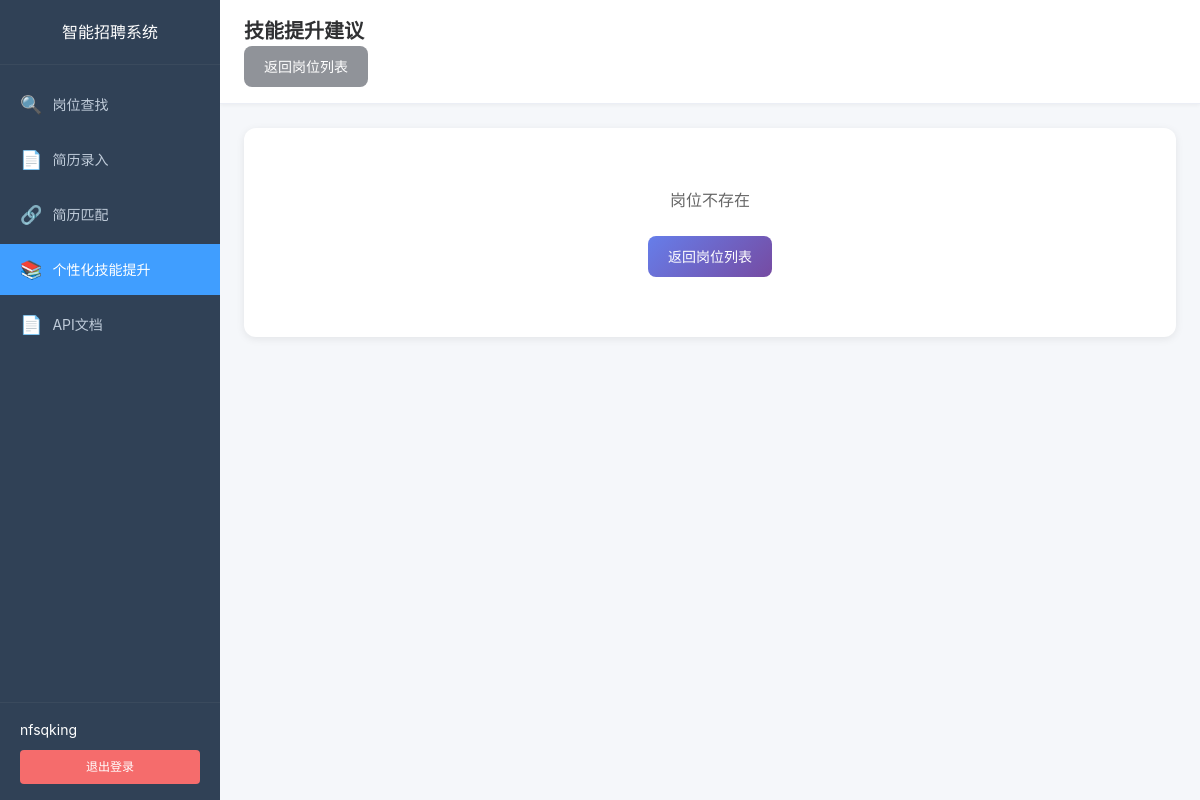
Before: /skill_improvement/suggestion/101 (signed in) with the older database file.
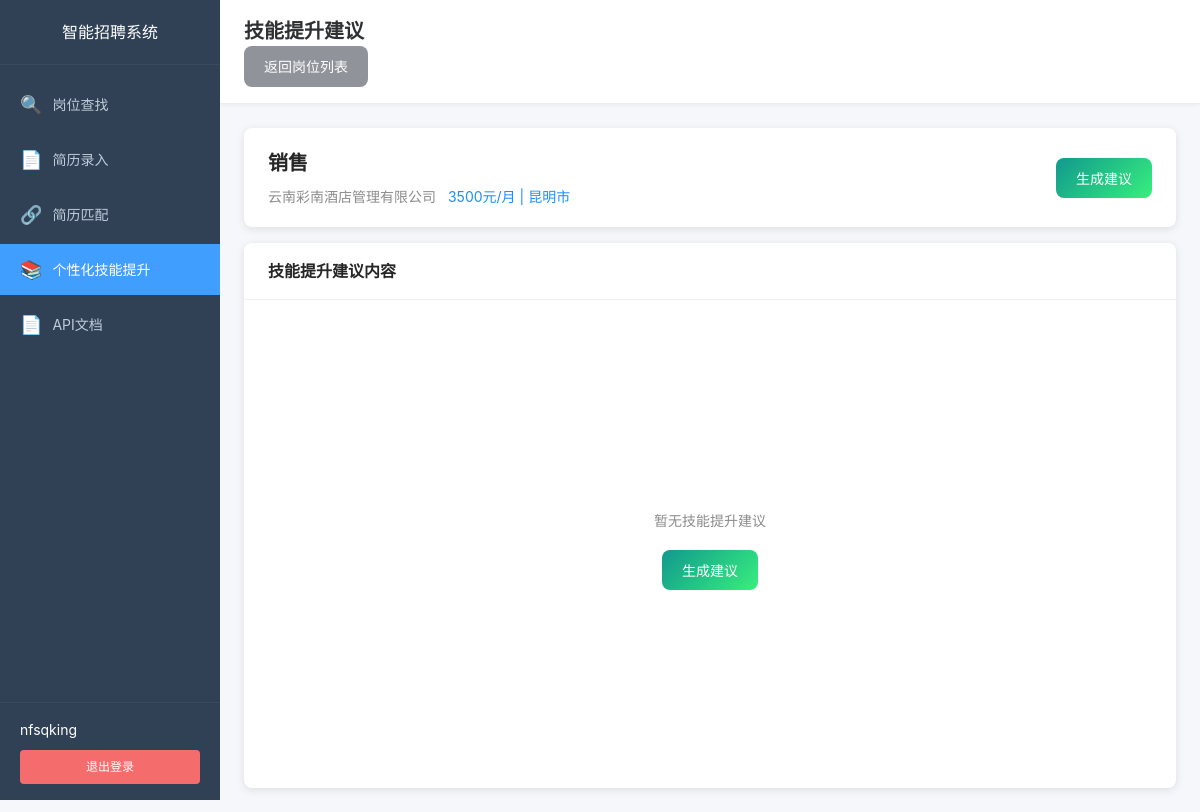
After: the same page with the newer database file.
### app/models/user.py (models this page shows, shortened)
class User(UserMixin, db.Model):
    __tablename__ = 'users'
    id = db.Column(db.Integer, primary_key=True)
    username = db.Column(db.String(80), unique=True, nullable=False, index=True)
    email = db.Column(db.String(120), unique=True, nullable=False, index=True)
    password_hash = db.Column(db.String(255), nullable=False)
    nickname = db.Column(db.String(80))
    is_active = db.Column(db.Boolean, default=True)
    created_at = db.Column(db.DateTime, default=datetime.utcnow)
    updated_at = db.Column(db.DateTime, default=datetime.utcnow, onupdate=datetime.utcnow)

### app/models/job.py (models this page shows, shortened)
class Job(db.Model):
    __tablename__ = 'jobs'
    id = db.Column(db.Integer, primary_key=True)
    job_id = db.Column(db.String(100), unique=True, nullable=False, index=True)
    job_name = db.Column(db.String(200), nullable=False)
    job_salary = db.Column(db.String(50))
    location = db.Column(db.String(100))
    experience = db.Column(db.String(50))
    education = db.Column(db.String(50))
    job_description = db.Column(db.Text)
    company_name = db.Column(db.String(200))
    industry = db.Column(db.String(100))
    company_type = db.Column(db.String(100))
    company_size = db.Column(db.String(50))
    detail_url = db.Column(db.Text, nullable=True)
    created_at = db.Column(db.DateTime, default=datetime.utcnow)
    updated_at = db.Column(db.DateTime, default=datetime.utcnow, onupdate=datetime.utcnow)

### app/routes/skill_improvement.py (the view)
@skill_improvement.route('/skill_improvement/suggestion/<int:job_id>')
@login_required
def suggestion(job_id):
    current_resume = get_current_resume()
    has_resume = current_resume is not None
    job = Job.query.get(job_id)
    if not job:
        return render_template('skill_suggestion.html',
                             job=None,
                             has_resume=has_resume,
                             has_suggestion=False,
                             suggestion=None)
    current_resume_id = get_current_resume_id()
    suggestion = None
    has_suggestion = False
    if current_resume_id:
        suggestion = SkillSuggestion.query.filter_by(
            resume_id=current_resume_id,
            job_id=job_id
        ).first()
        has_suggestion = suggestion is not None
    return render_template('skill_suggestion.html',
                         job=job,
                         has_resume=has_resume,
                         has_suggestion=has_suggestion,
                         suggestion=suggestion)

### app/models/user.py (called while the page is built)
@login_manager.user_loader
def load_user(user_id: str):
    return User.query.get(int(user_id))

### app/routes/skill_improvement.py (called while the page is built, shortened)
def get_current_resume_id():
    resume_id = session.get('current_resume_id')
    if resume_id:
        resume = Resume.query.filter_by(id=resume_id, user_id=current_user.id).first()
        if resume:
            return resume_id
    active_resume = Resume.query.filter_by(user_id=current_user.id, is_active=True).first()
    if active_resume:
        session['current_resume_id'] = active_resume.id
        return active_resume.id

def get_current_resume():
    resume_id = get_current_resume_id()
    if resume_id:
        return Resume.query.get(resume_id)
    return None

### app/templates/skill_suggestion.html (shortened to what this page needs)
{% extends "base.html" %}
{% block extra_css %}
<link rel="stylesheet" href="{{ url_for('static', filename='css/dashboard.css') }}">
<link rel="stylesheet" href="{{ url_for('static', filename='css/skill_improvement.css') }}">
{% endblock %}
{% block content %}
<div class="app-container">
    <aside class="sidebar">
        <div class="sidebar-header">
            <h2>智能招聘系统</h2>
        </div>
        <nav class="sidebar-nav">
            <ul class="nav-menu">
                <li class="nav-item">
                    <a href="{{ url_for('dashboard.index') }}" class="nav-link">
                        <span class="nav-icon">&#128269;</span>
                        <span class="nav-text">岗位查找</span>
                    </a>
                </li>
                <li class="nav-item">
                    <a href="{{ url_for('resume.list_resumes') }}" class="nav-link">
                        <span class="nav-icon">&#128196;</span>
                        <span class="nav-text">简历录入</span>
                    </a>
                </li>
                <li class="nav-item">
                    <a href="{{ url_for('match.index') }}" class="nav-link">
                        <span class="nav-icon">&#128279;</span>
                        <span class="nav-text">简历匹配</span>
                    </a>
                </li>
                <li class="nav-item active">
                    <a href="{{ url_for('skill_improvement.index') }}" class="nav-link">
                        <span class="nav-icon">&#128218;</span>
                        <span class="nav-text">个性化技能提升</span>
                    </a>
                </li>
                <li class="nav-item">
                    <a href="{{ url_for('api_docs.doc') }}" class="nav-link" target="_blank">
                        <span class="nav-icon">&#128196;</span>
                        <span class="nav-text">API文档</span>
                    </a>
                </li>
            </ul>
        </nav>
        <div class="sidebar-footer">
            <div class="user-info">
                <span class="user-name">{{ current_user.nickname or current_user.username }}</span>
            </div>
            <a href="{{ url_for('auth.logout') }}" class="logout-btn">退出登录</a>
        </div>
    </aside>
    <main class="main-content">
        <header class="main-header">
            <h1>技能提升建议</h1>
            <a href="{{ url_for('skill_improvement.index') }}" class="btn btn-secondary">返回岗位列表</a>
        </header>
        <div class="content-wrapper">
            {% if not has_resume %}
            <div class="message-panel">
                <p class="message-text">请先创建简历后再使用此功能</p>
                <a href="{{ url_for('resume.list_resumes') }}" class="btn btn-primary">去创建简历</a>
            </div>
            {% elif not job %}
            <div class="message-panel">
                <p class="message-text">岗位不存在</p>
                <a href="{{ url_for('skill_improvement.index') }}" class="btn btn-primary">返回岗位列表</a>
            </div>
            {% else %}
            <div class="suggestion-page-container">
                <div class="suggestion-header">
                    <div class="suggestion-title">
                        <h2>{{ job.job_name }}</h2>
                        <div class="job-info">
                            <span>{{ job.company_name }}</span>
                            <span class="company">{{ job.job_salary or '面议' }} | {{ job.location or '未知' }}</span>
                        </div>
                    </div>
                    <div class="suggestion-actions">
                        {% if has_suggestion %}
                        <button class="btn btn-primary" id="regenerateBtn" data-job-id="{{ job.id }}">重新生成</button>
                        {% else %}
                        <button class="btn btn-success" id="generateBtn" data-job-id="{{ job.id }}">生成建议</button>
                        {% endif %}
                    </div>
                </div>
                <div class="suggestion-content-wrapper">
                    <div class="suggestion-content-header">
                        <h3>技能提升建议内容</h3>
                    </div>
                    <div class="suggestion-content-body" id="suggestionContent">
                        {% if has_suggestion and suggestion %}
                        <div id="existingContent" data-content="{{ suggestion.suggestion | e }}"></div>
                        {% else %}
                        <div class="empty-state">
                            <p>暂无技能提升建议</p>
                            <button class="btn btn-success" id="emptyGenerateBtn" data-job-id="{{ job.id }}">生成建议</button>
                        </div>
                        {% endif %}
                    </div>
                </div>
            </div>
            {% endif %}
        </div>
    </main>
</div>
{% endblock %}

### app/templates/base.html (shortened to what this page needs)
<!DOCTYPE html>
<html lang="zh-CN">
<head>
    <link rel="stylesheet" href="{{ url_for('static', filename='css/base.css') }}">
    {% block extra_css %}{% endblock %}
</head>
<body class="{% block body_class %}{% endblock %}">
    {% block content %}{% endblock %}
</body>
</html>

### app/static/css/base.css (style rules this page uses)
* { margin: 0; padding: 0; box-sizing: border-box; }
html, body { height: 100%; font-family: -apple-system, BlinkMacSystemFont, 'Segoe UI', 'PingFang SC', 'Hiragino Sans GB', 'Microsoft YaHei', sans-serif; font-size: 14px; line-height: 1.5; color: #333; background-color: #f5f7fa; }
a { color: #409eff; text-decoration: none; }
button { cursor: pointer; border: none; outline: none; font-family: inherit; }
.btn { display: inline-block; padding: 10px 20px; font-size: 14px; font-weight: 500; border-radius: 4px; transition: all 0.3s ease; }
.btn-secondary { background-color: #909399; color: #fff; }
.btn-success { background-color: #67c23a; color: #fff; }

### app/static/css/dashboard.css (style rules this page uses)
.app-container { display: flex; min-height: 100vh; }
.sidebar { width: 220px; background: #304156; color: #bfcbd9; display: flex; flex-direction: column; position: fixed; height: 100vh; left: 0; top: 0; z-index: 100; }
.sidebar-header { padding: 20px; text-align: center; border-bottom: 1px solid #3a4a5d; }
.sidebar-header h2 { font-size: 16px; color: #fff; font-weight: 500; }
.sidebar-nav { flex: 1; padding: 10px 0; overflow-y: auto; }
.nav-menu { list-style: none; }
.nav-item { margin: 4px 0; }
.nav-link { display: flex; align-items: center; padding: 12px 20px; color: #bfcbd9; transition: all 0.3s ease; }
.nav-item.active .nav-link { background: #409eff; color: #fff; }
.nav-icon { font-size: 18px; margin-right: 10px; }
.nav-text { font-size: 14px; }
.sidebar-footer { padding: 16px 20px; border-top: 1px solid #3a4a5d; }
.user-info { margin-bottom: 10px; }
.user-name { font-size: 14px; color: #fff; }
.logout-btn { display: block; padding: 8px 16px; background: #f56c6c; color: #fff; border-radius: 4px; text-align: center; font-size: 12px; transition: background 0.3s ease; }
.main-content { flex: 1; margin-left: 220px; background: #f5f7fa; }
.main-header { background: #fff; padding: 16px 24px; border-bottom: 1px solid #ebeef5; box-shadow: 0 1px 4px rgba(0, 0, 0, 0.05); }
.main-header h1 { font-size: 20px; color: #303133; }
.content-wrapper { padding: 24px; }
.empty-state { display: flex; justify-content: center; align-items: center; min-height: 200px; color: #909399; }
.job-info { flex: 1; }

### app/static/css/skill_improvement.css (style rules this page uses)
.btn { display: inline-block; padding: 10px 20px; border: none; border-radius: 8px; font-size: 14px; cursor: pointer; transition: all 0.3s ease; text-decoration: none; }
.btn-success { background: linear-gradient(135deg, #11998e 0%, #38ef7d 100%); color: white; }

### app/templates/skill_suggestion.html (style rules this page uses)
.suggestion-page-container { display: flex; flex-direction: column; height: calc(100vh - 140px); }
.suggestion-header { background: #fff; border-radius: 8px; box-shadow: 0 2px 8px rgba(0, 0, 0, 0.1); padding: 20px 24px; margin-bottom: 16px; display: flex; justify-content: space-between; align-items: center; }
.suggestion-title { display: flex; flex-direction: column; gap: 8px; }
.suggestion-title h2 { margin: 0; color: #262626; font-size: 20px; }
.suggestion-title .job-info { color: #8c8c8c; font-size: 14px; }
.suggestion-title .job-info .company { margin-left: 8px; color: #1890ff; }
.suggestion-content-wrapper { flex: 1; background: #fff; border-radius: 8px; box-shadow: 0 2px 8px rgba(0, 0, 0, 0.1); display: flex; flex-direction: column; overflow: hidden; }
.suggestion-content-header { padding: 16px 24px; border-bottom: 1px solid #f0f0f0; display: flex; justify-content: space-between; align-items: center; }
.suggestion-content-header h3 { margin: 0; color: #262626; font-size: 16px; }
.suggestion-content-body { flex: 1; padding: 24px; overflow-y: auto; }
.suggestion-content-body p { margin: 10px 0; line-height: 1.8; }
.empty-state { display: flex; flex-direction: column; align-items: center; justify-content: center; height: 100%; min-height: 300px; color: #8c8c8c; }
.empty-state p { margin-bottom: 16px; }

Changed rows visible on the page:
added Job: job_name "销售", company_name "云南彩南酒店管理有限公司", job_salary "3500元/月", location "昆明市"
Other visible differences:
text no longer shown: "岗位不存在 返回岗位列表"
text now shown: "| 生成建议 技能提升建议内容 暂无技能提升建议 生成建议"
